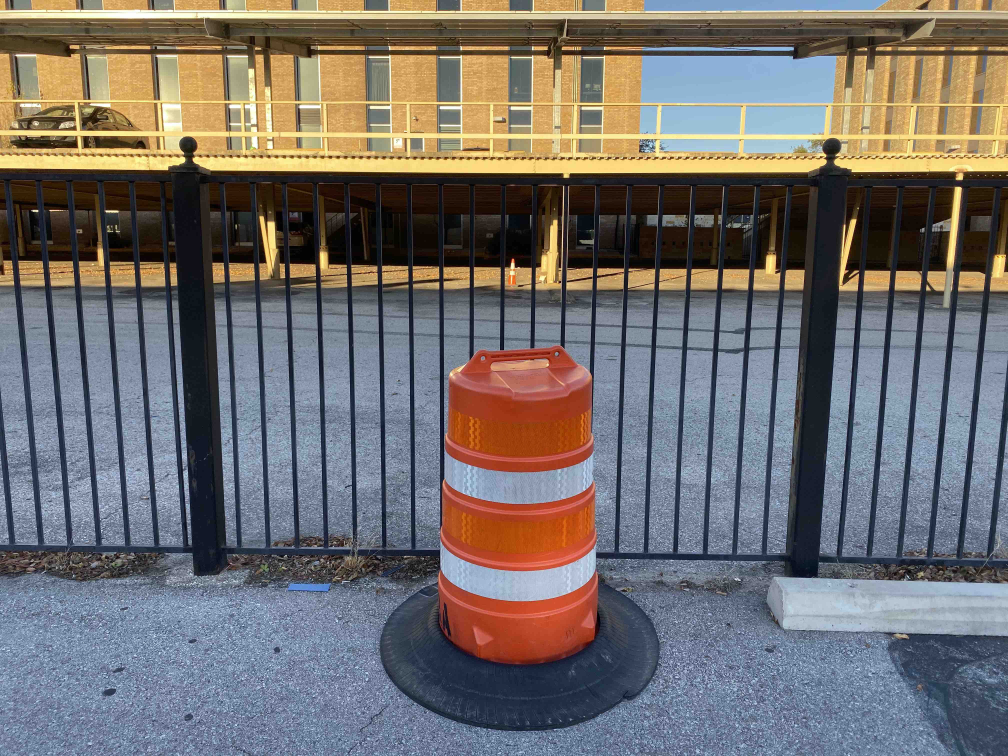
#> input picture sample_images/barrell/barrell_image.jpg, 4032 x 3024 px (shown at 1/4 size)
$ python -i structprop.py   (imports and definitions only)   (older library calls are emulated)
#> lines starting #> are read from the running program, lines starting #| are printed output that depends on the picture
"""
Structure Propagation

Assumptions:
* Ei equation; not provided in paper; assume Ei is 0
* Relative weights, ks & ki will be set to 1
"""
import os

import cv2
import matplotlib.pyplot as plt
import numba
import numpy as np


class StructurePropagation:
    """Class to propagate image structure"""

    def __init__(self, source, **kwargs):
        """StructurePropagation constructor"""

        # Applicable for all structure masks
        self.source = source
        self.fast = kwargs.get("fast", False)
        self.savepath = kwargs.get("savepath", os.path.abspath(os.curdir))
        self.savefigs = kwargs.get("savefigs", True)
        self.source_folder = os.path.join(
            os.path.dirname(os.path.abspath(__file__)), "sample_images", source
        )
        self.filenames = {
            "image": os.path.join(self.source_folder, "{}_image.png".format(source)),
            "structure_mask": os.path.join(
                self.source_folder, "{}_image_structure_mask.png".format(source)
            ),
            "unknown_mask": os.path.join(
                self.source_folder, "{}_image_unknown_mask.png".format(source)
            ),
        }
        self.img = self.read_image(self.filenames["image"])
        self.comb_structure_mask, self.unknown_mask = self.read_masks()
        self.num_curves = kwargs.get("num_curves", None)
        self.down_sample = kwargs.get("down_sample", 2)
        self.downsample(self.down_sample if self.fast else 1)
        self.img_orig = self.img.copy()  # Store copy of original image
        self.img_output = self.img.copy()
        self.img_output[self.unknown_mask] = (0, 0, 0)
        self.img_output_rand = self.img.copy()
        self.img_output_rand[self.unknown_mask] = (0, 0, 0)
        self.rows, self.cols, self.channels = self.img.shape
        self.structure_masks = self.split_structure_mask()
        self.patch_size = kwargs.get("patch_size", int(self.img.shape[0] / 30))
        self.sampling_int = kwargs.get("sampling_int", max(int(self.patch_size // 2), 1))

        # Applicable only to current structure mask
        self.structure_mask = np.zeros_like(self.comb_structure_mask)
        self.overlap_mask = np.zeros_like(self.comb_structure_mask)
        self.inv_overlap_mask = np.zeros_like(self.comb_structure_mask)
        self.anchor_points = list()
        self.patch_centers = list()
        self.source_patch_masks = dict()
        self.source_patches = dict()
        self.target_patches = dict()
        self.target_patch_masks = dict()
        self.cost_matrix = np.array([])
        self.min_energy_index = np.array([])
        self.optimal_patch_centers = list()
        self.updated_structure_mask = self.structure_mask

        # Make sure savepath directory exists
        if self.savefigs:
            if not os.path.isdir(self.savepath):
                os.makedirs(self.savepath, exist_ok=True)

    # [98 lines left out: functions __repr__, __str__, read_image, plot_img, read_masks, downsample and 2 more, not called in this run]

    def get_inv_overlap_mask(self):
        """Generates the inverted overlap mask"""
        self.inv_overlap_mask = self.structure_mask != self.overlap_mask

    # [409 lines left out: functions get_anchor_points, get_patch_centers, get_patch_mask, get_source_patch_masks, get_target_patch_masks, get_source_patches and 16 more, not called in this run]

>>> import cv2
>>> picture = cv2.imread('sample_images/barrell/barrell_image.jpg', cv2.IMREAD_GRAYSCALE)
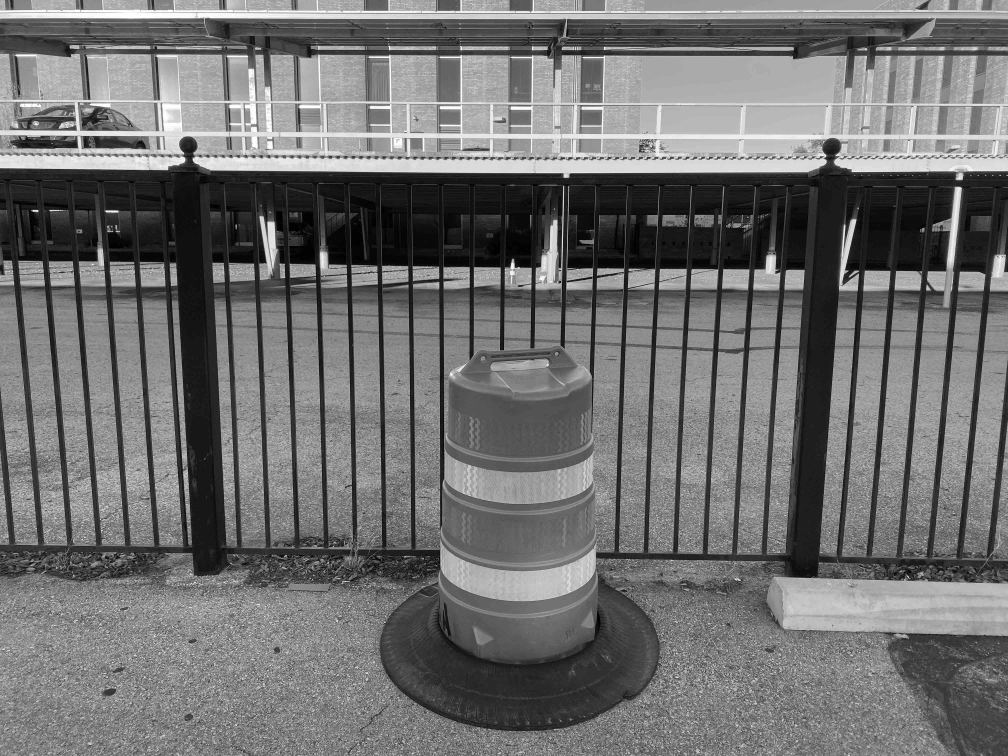
#> picture: shape (3024, 4032) (shown at 1/4 size); min 0, max 255, mean 112.2
#> (the run stopped early here; a loop or call above may not have finished)
